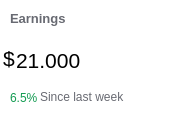
       <widget class="QWidget" name="earningStatOffice" native="true">
        <property name="geometry">
         <rect>
          <x>220</x>
          <y>29</y>
          <width>181</width>
          <height>121</height>
         </rect>
        </property>
        <property name="styleSheet">
         <string notr="true">background-color:white;
border-radius:5px;</string>
        </property>
        <widget class="QLabel" name="EarningsText">
         <property name="geometry">
          <rect>
           <x>10</x>
           <y>8</y>
           <width>81</width>
           <height>21</height>
          </rect>
         </property>
         <property name="font">
          <font>
           <pointsize>10</pointsize>
           <weight>75</weight>
           <bold>true</bold>
          </font>
         </property>
         <property name="styleSheet">
          <string notr="true">color:#686A72;</string>
         </property>
         <property name="text">
          <string>Earnings</string>
         </property>
        </widget>
        <widget class="QLabel" name="earning_sum">
         <property name="geometry">
          <rect>
           <x>16</x>
           <y>40</y>
           <width>101</width>
           <height>41</height>
          </rect>
         </property>
         <property name="font">
          <font>
           <pointsize>16</pointsize>
          </font>
         </property>
         <property name="text">
          <string>21.000</string>
         </property>
        </widget>
        <widget class="QLabel" name="earning_pourcetage">
         <property name="geometry">
          <rect>
           <x>10</x>
           <y>90</y>
           <width>49</width>
           <height>16</height>
          </rect>
         </property>
         <property name="styleSheet">
          <string notr="true">color:#129B51;</string>
         </property>
         <property name="text">
          <string>6.5%</string>
         </property>
        </widget>
        <widget class="QLabel" name="since_last_week">
         <property name="geometry">
          <rect>
           <x>40</x>
           <y>89</y>
           <width>101</width>
           <height>16</height>
          </rect>
         </property>
         <property name="styleSheet">
          <string notr="true">color:#686A72;</string>
         </property>
         <property name="text">
          <string>Since last week</string>
         </property>
        </widget>
        <widget class="QLabel" name="dollar_icon">
         <property name="geometry">
          <rect>
           <x>141</x>
           <y>8</y>
           <width>31</width>
           <height>31</height>
          </rect>
         </property>
         <property name="text">
          <string/>
         </property>
         <property name="pixmap">
          <pixmap resource="res.qrc">:/img/img/dollar_icon.png</pixmap>
         </property>
        </widget>
        <widget class="QLabel" name="dollar">
         <property name="geometry">
          <rect>
           <x>3</x>
           <y>43</y>
           <width>16</width>
           <height>31</height>
          </rect>
         </property>
         <property name="font">
          <font>
           <pointsize>16</pointsize>
          </font>
         </property>
         <property name="text">
          <string>$</string>
         </property>
        </widget>
        <zorder>dollar</zorder>
        <zorder>EarningsText</zorder>
        <zorder>earning_sum</zorder>
        <zorder>earning_pourcetage</zorder>
        <zorder>since_last_week</zorder>
        <zorder>dollar_icon</zorder>
       </widget>
